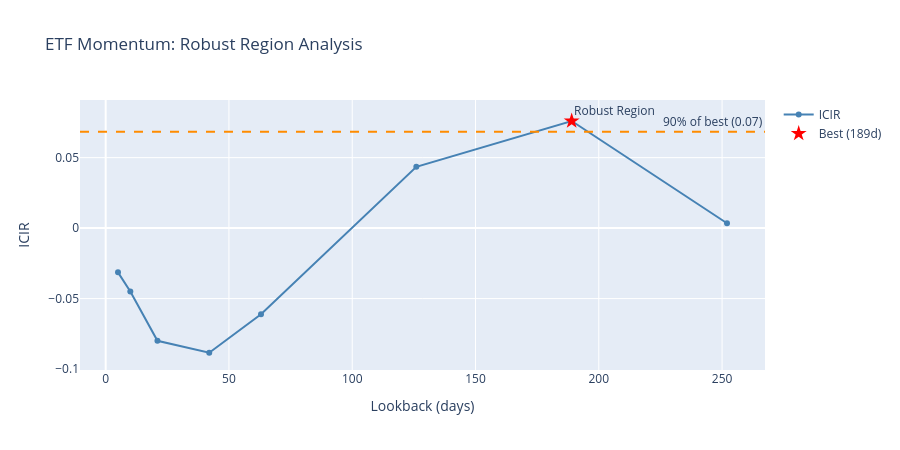

This figure's notebook cell:
### Code cell
# Add best-point marker and display
if sweep_results and robustness:
    fig.add_trace(
        go.Scatter(
            x=[robustness["best_param"]],
            y=[robustness["best_value"]],
            mode="markers",
            name=f"Best ({robustness['best_param']}d)",
            marker=dict(color="red", size=12, symbol="star"),
        )
    )

    fig.update_layout(
        title="ETF Momentum: Robust Region Analysis",
        xaxis_title="Lookback (days)",
        yaxis_title="ICIR",
        height=450,
    )
    fig.show()

### Figure 1 — Plotly figure (JSON) as saved in the notebook; plotly's stock layout.template omitted (floating-point values rounded to 4 significant figures)
{"data": [{"line": {"color": "steelblue", "width": 2}, "mode": "lines+markers", "name": "ICIR", "type": "scatter", "x": [5, 10, 21, 42, 63, 126, 189, 252], "y": [-0.03138, -0.04493, -0.07996, -0.08844, -0.06108, 0.0435, 0.076, 0.003428]}, {"marker": {"color": "red", "size": 12, "symbol": "star"}, "mode": "markers", "name": "Best (189d)", "type": "scatter", "x": [189], "y": [0.076]}], "layout": {"annotations": [{"showarrow": false, "text": "90% of best (0.07)", "x": 1, "xanchor": "right", "xref": "x domain", "y": 0.0684, "yanchor": "bottom", "yref": "y"}, {"showarrow": false, "text": "Robust Region", "x": 189, "xanchor": "left", "xref": "x", "y": 1, "yanchor": "top", "yref": "y domain"}], "height": 450, "shapes": [{"line": {"color": "darkorange", "dash": "dash"}, "type": "line", "x0": 0, "x1": 1, "xref": "x domain", "y0": 0.0684, "y1": 0.0684, "yref": "y"}, {"fillcolor": "lightgreen", "line": {"width": 0}, "opacity": 0.3, "type": "rect", "x0": 189, "x1": 189, "xref": "x", "y0": 0, "y1": 1, "yref": "y domain"}], "title": {"text": "ETF Momentum: Robust Region Analysis"}, "xaxis": {"title": {"text": "Lookback (days)"}}, "yaxis": {"title": {"text": "ICIR"}}}}
